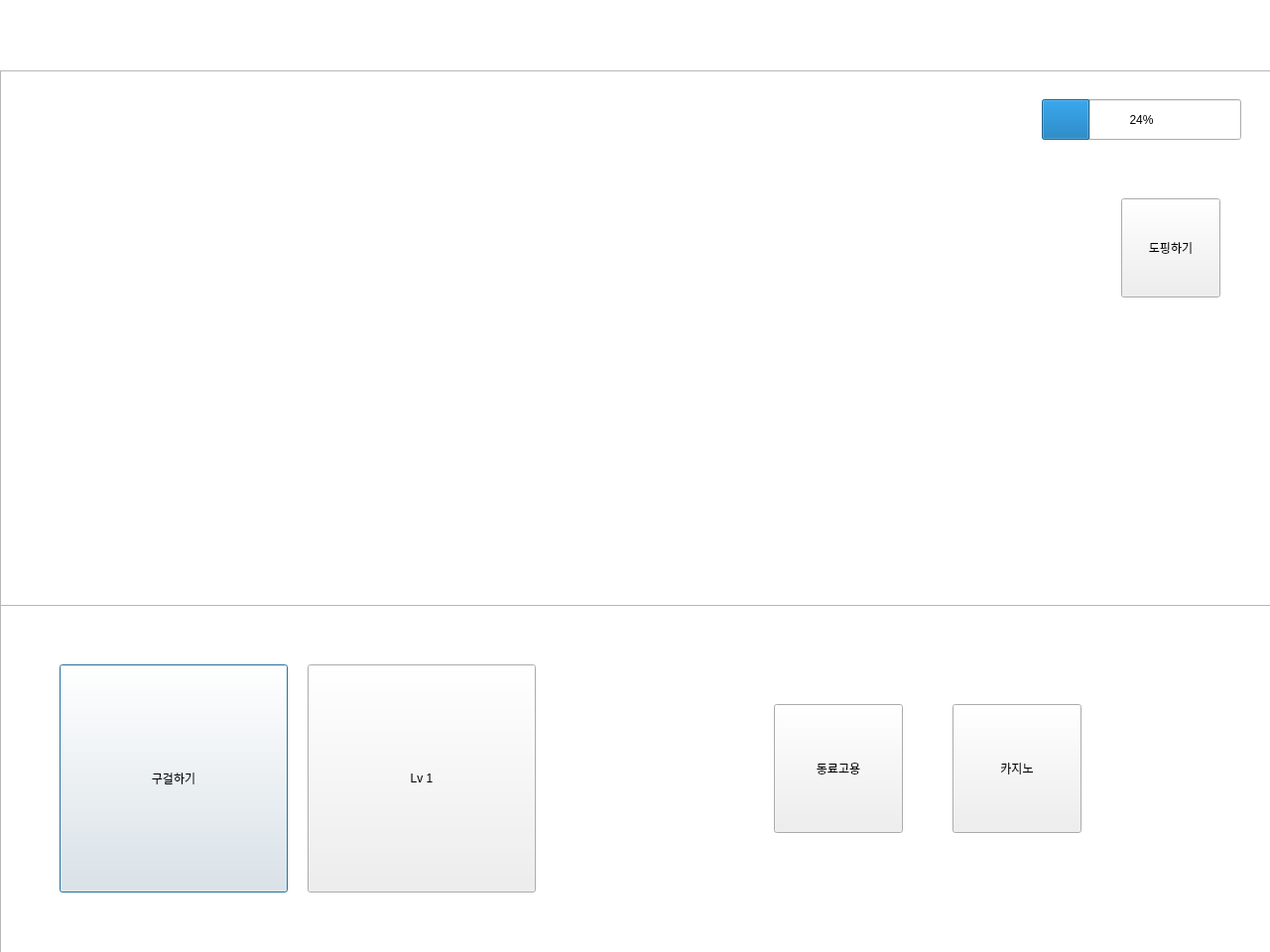
<?xml version="1.0" encoding="UTF-8"?>
<ui version="4.0">
 <class>fisrt</class>
 <widget class="QDialog" name="fisrt">
  <property name="geometry">
   <rect>
    <x>0</x>
    <y>0</y>
    <width>1280</width>
    <height>960</height>
   </rect>
  </property>
  <property name="windowTitle">
   <string>Dialog</string>
  </property>
  <widget class="QPushButton" name="pushButton">
   <property name="geometry">
    <rect>
     <x>60</x>
     <y>670</y>
     <width>230</width>
     <height>230</height>
    </rect>
   </property>
   <property name="text">
    <string>구걸하기</string>
   </property>
  </widget>
  <widget class="QLabel" name="label">
   <property name="geometry">
    <rect>
     <x>0</x>
     <y>0</y>
     <width>371</width>
     <height>71</height>
    </rect>
   </property>
   <property name="font">
    <font>
     <family>Ubuntu</family>
     <pointsize>17</pointsize>
     <italic>false</italic>
     <bold>true</bold>
    </font>
   </property>
   <property name="styleSheet">
    <string notr="true"/>
   </property>
   <property name="text">
    <string/>
   </property>
   <property name="alignment">
    <set>Qt::AlignmentFlag::AlignCenter</set>
   </property>
  </widget>
  <widget class="QListView" name="listView">
   <property name="geometry">
    <rect>
     <x>-5</x>
     <y>-9</y>
     <width>1291</width>
     <height>81</height>
    </rect>
   </property>
  </widget>
  <widget class="QPushButton" name="pushButton_2">
   <property name="geometry">
    <rect>
     <x>310</x>
     <y>670</y>
     <width>230</width>
     <height>230</height>
    </rect>
   </property>
   <property name="text">
    <string>Lv 1</string>
   </property>
  </widget>
  <widget class="QLabel" name="label_2">
   <property name="geometry">
    <rect>
     <x>840</x>
     <y>0</y>
     <width>441</width>
     <height>71</height>
    </rect>
   </property>
   <property name="font">
    <font>
     <family>Ubuntu</family>
     <pointsize>17</pointsize>
     <italic>false</italic>
     <bold>true</bold>
    </font>
   </property>
   <property name="styleSheet">
    <string notr="true"/>
   </property>
   <property name="text">
    <string/>
   </property>
   <property name="alignment">
    <set>Qt::AlignmentFlag::AlignCenter</set>
   </property>
  </widget>
  <widget class="QLabel" name="label_3">
   <property name="geometry">
    <rect>
     <x>330</x>
     <y>610</y>
     <width>571</width>
     <height>61</height>
    </rect>
   </property>
   <property name="font">
    <font>
     <family>Umpush</family>
     <pointsize>12</pointsize>
     <italic>false</italic>
     <bold>true</bold>
    </font>
   </property>
   <property name="styleSheet">
    <string notr="true">color: rgb(237, 51, 59);</string>
   </property>
   <property name="text">
    <string/>
   </property>
   <property name="alignment">
    <set>Qt::AlignmentFlag::AlignCenter</set>
   </property>
  </widget>
  <widget class="QProgressBar" name="progressBar">
   <property name="geometry">
    <rect>
     <x>1050</x>
     <y>100</y>
     <width>201</width>
     <height>41</height>
    </rect>
   </property>
   <property name="value">
    <number>24</number>
   </property>
  </widget>
  <widget class="QLabel" name="label_4">
   <property name="geometry">
    <rect>
     <x>420</x>
     <y>0</y>
     <width>400</width>
     <height>71</height>
    </rect>
   </property>
   <property name="font">
    <font>
     <family>Ubuntu</family>
     <pointsize>17</pointsize>
     <italic>false</italic>
     <bold>true</bold>
    </font>
   </property>
   <property name="styleSheet">
    <string notr="true"/>
   </property>
   <property name="text">
    <string/>
   </property>
   <property name="alignment">
    <set>Qt::AlignmentFlag::AlignCenter</set>
   </property>
  </widget>
  <widget class="QPushButton" name="pushButton_4">
   <property name="geometry">
    <rect>
     <x>780</x>
     <y>710</y>
     <width>130</width>
     <height>130</height>
    </rect>
   </property>
   <property name="text">
    <string>동료고용</string>
   </property>
  </widget>
  <widget class="QLabel" name="label_5">
   <property name="geometry">
    <rect>
     <x>250</x>
     <y>180</y>
     <width>581</width>
     <height>391</height>
    </rect>
   </property>
   <property name="text">
    <string/>
   </property>
   <property name="pixmap">
    <pixmap>QT_Project_NEG/mainCharacter.jpg</pixmap>
   </property>
  </widget>
  <widget class="QListView" name="listView_2">
   <property name="geometry">
    <rect>
     <x>0</x>
     <y>610</y>
     <width>1291</width>
     <height>351</height>
    </rect>
   </property>
  </widget>
  <widget class="QListView" name="listView_3">
   <property name="geometry">
    <rect>
     <x>0</x>
     <y>70</y>
     <width>1281</width>
     <height>541</height>
    </rect>
   </property>
  </widget>
  <widget class="QLabel" name="label_7">
   <property name="geometry">
    <rect>
     <x>840</x>
     <y>230</y>
     <width>191</width>
     <height>321</height>
    </rect>
   </property>
   <property name="text">
    <string/>
   </property>
   <property name="pixmap">
    <pixmap>QT_Project_NEG/images.png</pixmap>
   </property>
  </widget>
  <widget class="QLabel" name="label_6">
   <property name="geometry">
    <rect>
     <x>220</x>
     <y>120</y>
     <width>201</width>
     <height>471</height>
    </rect>
   </property>
   <property name="text">
    <string/>
   </property>
   <property name="pixmap">
    <pixmap>QT_Project_NEG/S1Finalfinal.png</pixmap>
   </property>
  </widget>
  <widget class="QLabel" name="label_8">
   <property name="geometry">
    <rect>
     <x>1000</x>
     <y>250</y>
     <width>331</width>
     <height>391</height>
    </rect>
   </property>
   <property name="text">
    <string/>
   </property>
   <property name="pixmap">
    <pixmap>QT_Project_NEG/sss.png</pixmap>
   </property>
  </widget>
  <widget class="QLabel" name="label_9">
   <property name="geometry">
    <rect>
     <x>0</x>
     <y>190</y>
     <width>261</width>
     <height>381</height>
    </rect>
   </property>
   <property name="text">
    <string/>
   </property>
   <property name="pixmap">
    <pixmap>QT_Project_NEG/S4.png</pixmap>
   </property>
  </widget>
  <widget class="QPushButton" name="pushButton_5">
   <property name="geometry">
    <rect>
     <x>960</x>
     <y>710</y>
     <width>130</width>
     <height>130</height>
    </rect>
   </property>
   <property name="text">
    <string>카지노</string>
   </property>
  </widget>
  <widget class="QPushButton" name="pushButton_6">
   <property name="geometry">
    <rect>
     <x>1130</x>
     <y>200</y>
     <width>100</width>
     <height>100</height>
    </rect>
   </property>
   <property name="text">
    <string>도핑하기</string>
   </property>
  </widget>
  <widget class="QLabel" name="label_10">
   <property name="geometry">
    <rect>
     <x>1030</x>
     <y>190</y>
     <width>71</width>
     <height>111</height>
    </rect>
   </property>
   <property name="text">
    <string/>
   </property>
   <property name="pixmap">
    <pixmap>QT_Project_NEG/Potion.png</pixmap>
   </property>
  </widget>
  <zorder>listView_3</zorder>
  <zorder>listView_2</zorder>
  <zorder>listView</zorder>
  <zorder>pushButton</zorder>
  <zorder>label</zorder>
  <zorder>pushButton_2</zorder>
  <zorder>label_2</zorder>
  <zorder>label_3</zorder>
  <zorder>progressBar</zorder>
  <zorder>label_4</zorder>
  <zorder>pushButton_4</zorder>
  <zorder>label_5</zorder>
  <zorder>label_7</zorder>
  <zorder>label_6</zorder>
  <zorder>label_8</zorder>
  <zorder>label_9</zorder>
  <zorder>pushButton_5</zorder>
  <zorder>pushButton_6</zorder>
  <zorder>label_10</zorder>
 </widget>
 <resources/>
 <connections/>
</ui>
